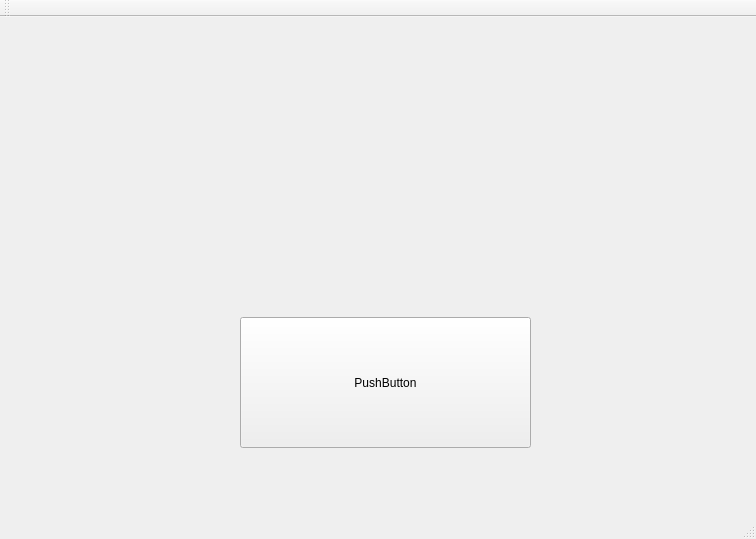
<?xml version="1.0" encoding="UTF-8"?>
<ui version="4.0">
 <class>MainMenu</class>
 <widget class="QMainWindow" name="MainMenu">
  <property name="geometry">
   <rect>
    <x>0</x>
    <y>0</y>
    <width>756</width>
    <height>539</height>
   </rect>
  </property>
  <property name="windowTitle">
   <string>Jerry-Rig</string>
  </property>
  <property name="windowIcon">
   <iconset resource="icons.qrc">
    <normaloff>:/new/icons/icons/DataConverterIcon200-175.png</normaloff>:/new/icons/icons/DataConverterIcon200-175.png</iconset>
  </property>
  <widget class="QWidget" name="centralWidget">
   <widget class="QPushButton" name="BTNConvert">
    <property name="geometry">
     <rect>
      <x>240</x>
      <y>300</y>
      <width>291</width>
      <height>131</height>
     </rect>
    </property>
    <property name="text">
     <string>PushButton</string>
    </property>
    <property name="icon">
     <iconset resource="icons.qrc">
      <normaloff>:/new/icons/icons/DataConverterIcon200-175.png</normaloff>:/new/icons/icons/DataConverterIcon200-175.png</iconset>
    </property>
    <property name="iconSize">
     <size>
      <width>100</width>
      <height>100</height>
     </size>
    </property>
   </widget>
  </widget>
  <widget class="QMenuBar" name="menuBar">
   <property name="geometry">
    <rect>
     <x>0</x>
     <y>0</y>
     <width>756</width>
     <height>20</height>
    </rect>
   </property>
  </widget>
  <widget class="QToolBar" name="mainToolBar">
   <attribute name="toolBarArea">
    <enum>TopToolBarArea</enum>
   </attribute>
   <attribute name="toolBarBreak">
    <bool>false</bool>
   </attribute>
  </widget>
  <widget class="QStatusBar" name="statusBar"/>
 </widget>
 <layoutdefault spacing="6" margin="11"/>
 <resources>
  <include location="icons.qrc"/>
 </resources>
 <connections/>
</ui>
